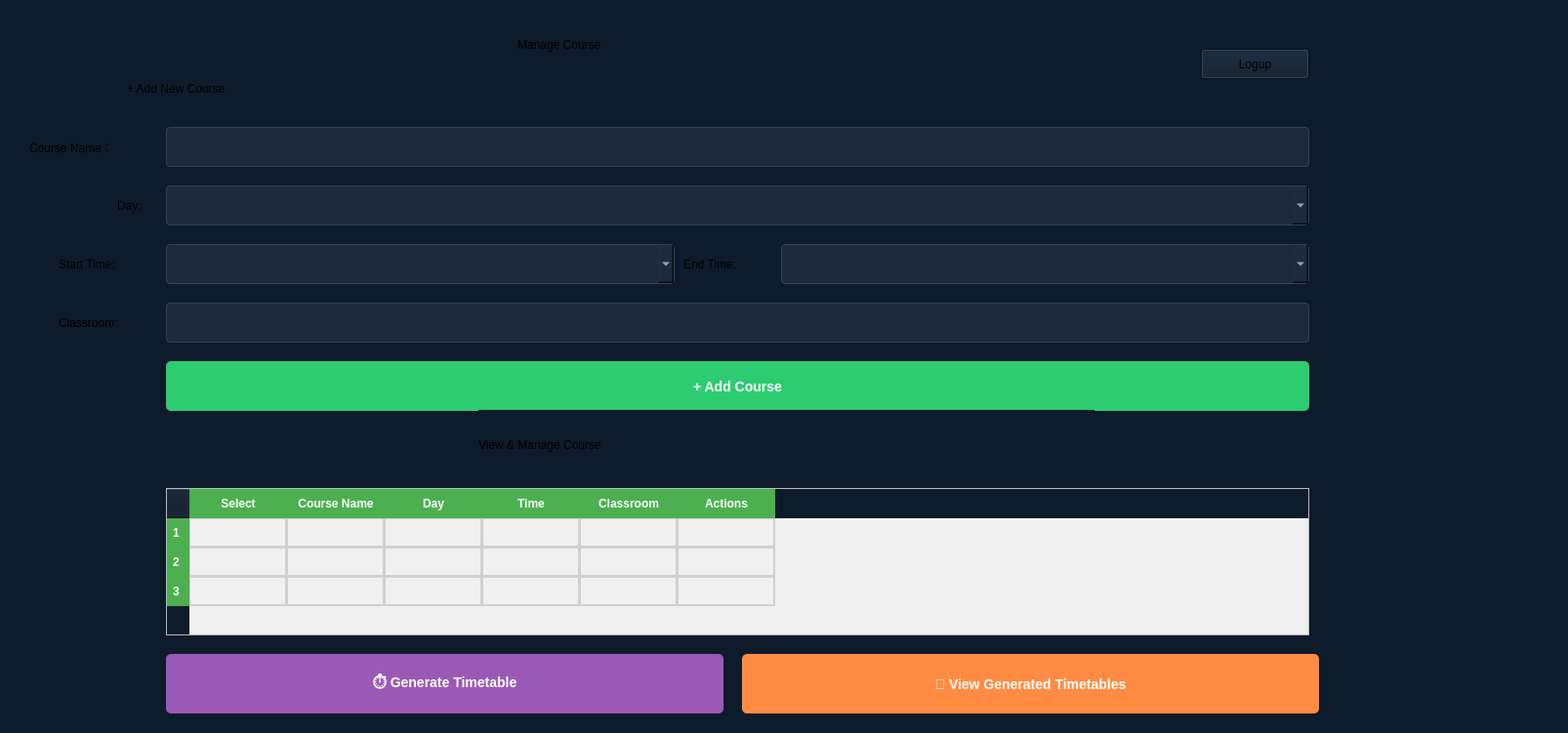
<?xml version="1.0" encoding="UTF-8"?>
<ui version="4.0">
 <class>ManageCoursesPage</class>
 <widget class="QDialog" name="ManageCoursesPage">
  <property name="geometry">
   <rect>
    <x>0</x>
    <y>0</y>
    <width>1606</width>
    <height>751</height>
   </rect>
  </property>
  <property name="windowTitle">
   <string>Dialog</string>
  </property>
  <property name="styleSheet">
   <string notr="true">background-color: #0D1B2A;
</string>
  </property>
  <widget class="QLabel" name="titleLabel">
   <property name="geometry">
    <rect>
     <x>530</x>
     <y>10</y>
     <width>401</width>
     <height>71</height>
    </rect>
   </property>
   <property name="styleSheet">
    <string notr="true">font: 700 32pt &quot;Segoe UI&quot;;



</string>
   </property>
   <property name="text">
    <string>Manage Course</string>
   </property>
  </widget>
  <widget class="QLabel" name="addNewCourseLabel">
   <property name="geometry">
    <rect>
     <x>130</x>
     <y>70</y>
     <width>291</width>
     <height>41</height>
    </rect>
   </property>
   <property name="styleSheet">
    <string notr="true">
font: 700 italic 20pt &quot;Segoe UI&quot;;
</string>
   </property>
   <property name="text">
    <string>+ Add New Course</string>
   </property>
  </widget>
  <widget class="QLineEdit" name="courseNameInput">
   <property name="geometry">
    <rect>
     <x>170</x>
     <y>130</y>
     <width>1171</width>
     <height>41</height>
    </rect>
   </property>
   <property name="styleSheet">
    <string notr="true">QLineEdit {
    background-color: #1E293B;
    color: #E2E8F0;
    border: 1px solid #334155;
    border-radius: 4px;
    padding: 8px;
    font-size: 12px;
}

QLineEdit:focus {
    border: 2px solid #3B82F6;   
    background-color: #273449;   
}</string>
   </property>
  </widget>
  <widget class="QComboBox" name="dayCombo">
   <property name="geometry">
    <rect>
     <x>170</x>
     <y>190</y>
     <width>1171</width>
     <height>41</height>
    </rect>
   </property>
   <property name="styleSheet">
    <string notr="true">QComboBox {
    background-color: #1E293B;
    color: #E2E8F0;
    border: 1px solid #334155;
    border-radius: 4px;
    padding: 8px;
    font-size: 12px;
}

/* 展开项目 */
QComboBox QAbstractItemView {
    background-color: #1E293B;
    color: #E2E8F0;
    selection-background-color: #3B82F6;
    selection-color: white;
}

QComboBox:focus {
    border: 2px solid #3B82F6;
    background-color: #273449;
}</string>
   </property>
  </widget>
  <widget class="QLabel" name="startTimeLabel_3">
   <property name="geometry">
    <rect>
     <x>60</x>
     <y>260</y>
     <width>101</width>
     <height>21</height>
    </rect>
   </property>
   <property name="styleSheet">
    <string notr="true">font: 12pt &quot;Segoe UI&quot;;</string>
   </property>
   <property name="text">
    <string>Start Time:</string>
   </property>
  </widget>
  <widget class="QLabel" name="dayLabel">
   <property name="geometry">
    <rect>
     <x>120</x>
     <y>200</y>
     <width>41</width>
     <height>21</height>
    </rect>
   </property>
   <property name="styleSheet">
    <string notr="true">font: 12pt &quot;Segoe UI&quot;;
</string>
   </property>
   <property name="text">
    <string>Day:</string>
   </property>
  </widget>
  <widget class="QLabel" name="label">
   <property name="geometry">
    <rect>
     <x>700</x>
     <y>260</y>
     <width>91</width>
     <height>21</height>
    </rect>
   </property>
   <property name="styleSheet">
    <string notr="true">font: 12pt &quot;Segoe UI&quot;;</string>
   </property>
   <property name="text">
    <string>End Time:</string>
   </property>
  </widget>
  <widget class="QLineEdit" name="classroomInput">
   <property name="geometry">
    <rect>
     <x>170</x>
     <y>310</y>
     <width>1171</width>
     <height>41</height>
    </rect>
   </property>
   <property name="styleSheet">
    <string notr="true">QLineEdit {
    background-color: #1E293B;
    color: #E2E8F0;
    border: 1px solid #334155;
    border-radius: 4px;
    padding: 8px;
    font-size: 12px;
}

QLineEdit:focus {
    border: 2px solid #3B82F6;   
    background-color: #273449;   
}</string>
   </property>
  </widget>
  <widget class="QLabel" name="classroomLabel">
   <property name="geometry">
    <rect>
     <x>60</x>
     <y>320</y>
     <width>101</width>
     <height>21</height>
    </rect>
   </property>
   <property name="styleSheet">
    <string notr="true">font: 12pt &quot;Segoe UI&quot;;</string>
   </property>
   <property name="text">
    <string>Classroom:</string>
   </property>
  </widget>
  <widget class="QPushButton" name="addCourseBtn">
   <property name="geometry">
    <rect>
     <x>170</x>
     <y>370</y>
     <width>1171</width>
     <height>51</height>
    </rect>
   </property>
   <property name="styleSheet">
    <string notr="true">QPushButton {
    background-color: #2ecc71;
    color: white;
    font-weight: bold;
    font-size: 14px;
    border-radius: 5px;
    padding: 10px;
    border: none;
}

QPushButton:hover {
    background-color: #27ae60;
}

QPushButton:pressed {
    background-color: #1e874b;
}</string>
   </property>
   <property name="text">
    <string>+ Add Course</string>
   </property>
  </widget>
  <widget class="QLabel" name="courseCountLabel">
   <property name="geometry">
    <rect>
     <x>490</x>
     <y>420</y>
     <width>631</width>
     <height>71</height>
    </rect>
   </property>
   <property name="styleSheet">
    <string notr="true">font: 700 32pt &quot;Segoe UI&quot;;</string>
   </property>
   <property name="text">
    <string>View &amp; Manage Course</string>
   </property>
  </widget>
  <widget class="QPushButton" name="generateBtn">
   <property name="geometry">
    <rect>
     <x>170</x>
     <y>670</y>
     <width>571</width>
     <height>61</height>
    </rect>
   </property>
   <property name="styleSheet">
    <string notr="true">QPushButton {
    background-color: #9b59b6;
    color: white;
    font-weight: bold;
    font-size: 14px;
    border-radius: 5px;
    padding: 10px;
    border: none;
}

QPushButton:hover {
    background-color: #8e44ad;
}

QPushButton:pressed {
    background-color: #7d3c98;
}</string>
   </property>
   <property name="text">
    <string>⏱️ Generate Timetable</string>
   </property>
  </widget>
  <widget class="QPushButton" name="viewTimetableBtn">
   <property name="geometry">
    <rect>
     <x>760</x>
     <y>670</y>
     <width>591</width>
     <height>61</height>
    </rect>
   </property>
   <property name="styleSheet">
    <string notr="true">QPushButton {
    background-color: #ff8c42;
    color: white;
    font-weight: bold;
    font-size: 14px;
    border-radius: 5px;
    padding: 10px;
    border: none;
}

QPushButton:hover {
    background-color: #e67e22;
}

QPushButton:pressed {
    background-color: #d35400;
}</string>
   </property>
   <property name="text">
    <string>📅 View Generated Timetables</string>
   </property>
  </widget>
  <widget class="QLabel" name="label_2">
   <property name="geometry">
    <rect>
     <x>30</x>
     <y>140</y>
     <width>131</width>
     <height>21</height>
    </rect>
   </property>
   <property name="styleSheet">
    <string notr="true">font: 12pt &quot;Segoe UI&quot;;</string>
   </property>
   <property name="text">
    <string>Course Name：</string>
   </property>
  </widget>
  <widget class="QComboBox" name="startTimeLabel">
   <property name="geometry">
    <rect>
     <x>170</x>
     <y>250</y>
     <width>521</width>
     <height>41</height>
    </rect>
   </property>
   <property name="styleSheet">
    <string notr="true">QComboBox {
    background-color: #1E293B;
    color: #E2E8F0;
    border: 1px solid #334155;
    border-radius: 4px;
    padding: 8px;
    font-size: 12px;
}

/* 展开项目 */
QComboBox QAbstractItemView {
    background-color: #1E293B;
    color: #E2E8F0;
    selection-background-color: #3B82F6;
    selection-color: white;
}

QComboBox:focus {
    border: 2px solid #3B82F6;
    background-color: #273449;
}</string>
   </property>
  </widget>
  <widget class="QComboBox" name="endTimeInput">
   <property name="geometry">
    <rect>
     <x>800</x>
     <y>250</y>
     <width>541</width>
     <height>41</height>
    </rect>
   </property>
   <property name="styleSheet">
    <string notr="true">QComboBox {
    background-color: #1E293B;
    color: #E2E8F0;
    border: 1px solid #334155;
    border-radius: 4px;
    padding: 8px;
    font-size: 12px;
}

/* 展开项目 */
QComboBox QAbstractItemView {
    background-color: #1E293B;
    color: #E2E8F0;
    selection-background-color: #3B82F6;
    selection-color: white;
}

QComboBox:focus {
    border: 2px solid #3B82F6;
    background-color: #273449;
}</string>
   </property>
  </widget>
  <widget class="QPushButton" name="logupbutton">
   <property name="geometry">
    <rect>
     <x>1230</x>
     <y>50</y>
     <width>111</width>
     <height>31</height>
    </rect>
   </property>
   <property name="styleSheet">
    <string notr="true">font: 350 9pt &quot;Segoe UI&quot;;</string>
   </property>
   <property name="text">
    <string>Logup</string>
   </property>
  </widget>
  <widget class="QTableWidget" name="coursetable">
   <property name="geometry">
    <rect>
     <x>170</x>
     <y>500</y>
     <width>1171</width>
     <height>151</height>
    </rect>
   </property>
   <property name="styleSheet">
    <string notr="true">QTableWidget {
background-color: #f0f0f0;
alternate-background-color: #e0e0e0;
gridline-color: #d0d0d0;
font-family: Arial;
font-size: 12px;
}

QTableWidget::item {
padding: 5px;
border: 1px solid #d0d0d0;
}

QTableWidget::item:selected {
background-color: #a0a0a0;
}

QHeaderView::section {
background-color: #4CAF50;
color: white;
padding: 5px;
border: 1px solid #4CAF50;
font-weight: bold;
}</string>
   </property>
   <row/>
   <row/>
   <row/>
   <column>
    <property name="text">
     <string>Select</string>
    </property>
   </column>
   <column>
    <property name="text">
     <string>Course Name</string>
    </property>
   </column>
   <column>
    <property name="text">
     <string>Day</string>
    </property>
   </column>
   <column>
    <property name="text">
     <string>Time</string>
    </property>
   </column>
   <column>
    <property name="text">
     <string>Classroom</string>
    </property>
   </column>
   <column>
    <property name="text">
     <string>Actions</string>
    </property>
   </column>
  </widget>
 </widget>
 <resources/>
 <connections/>
</ui>
